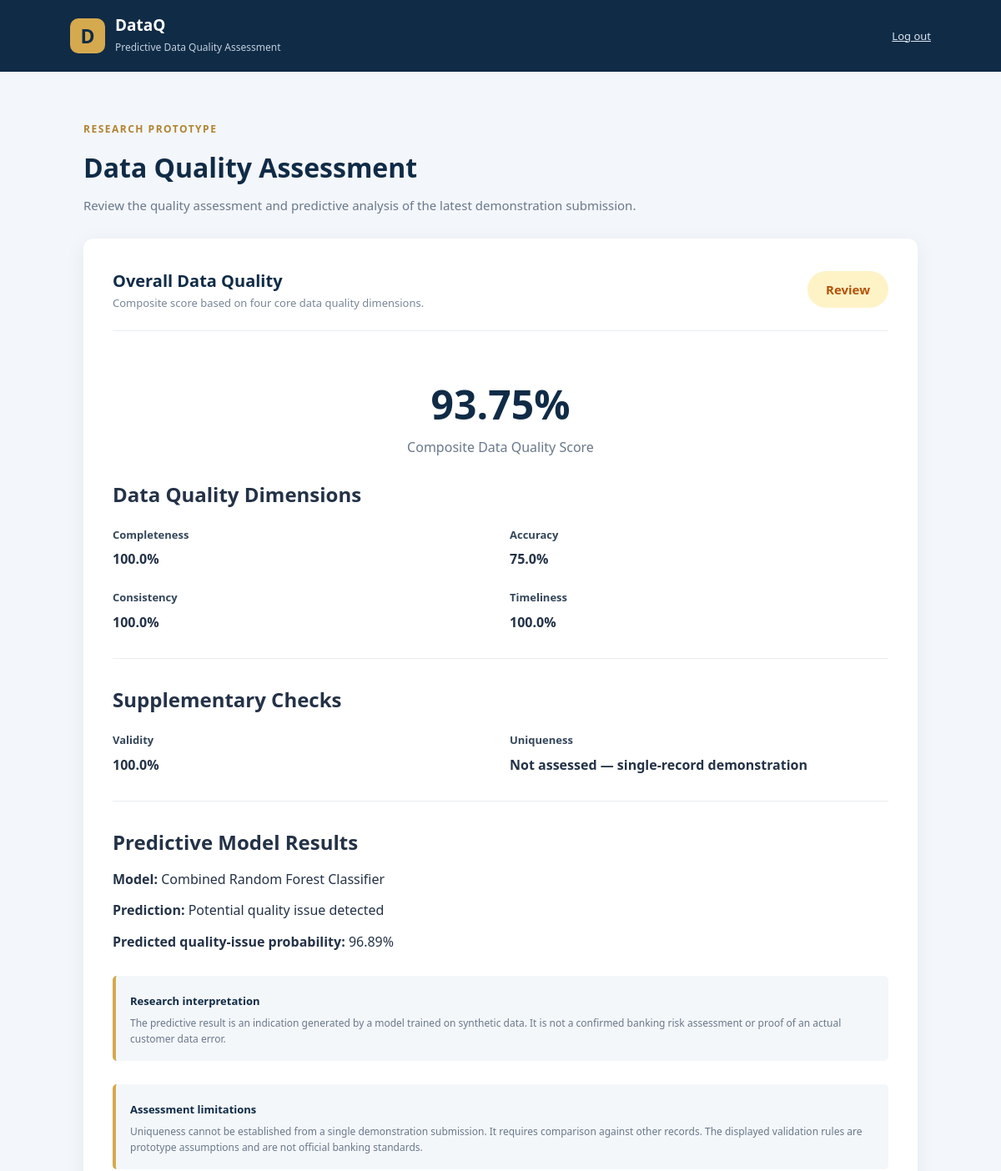
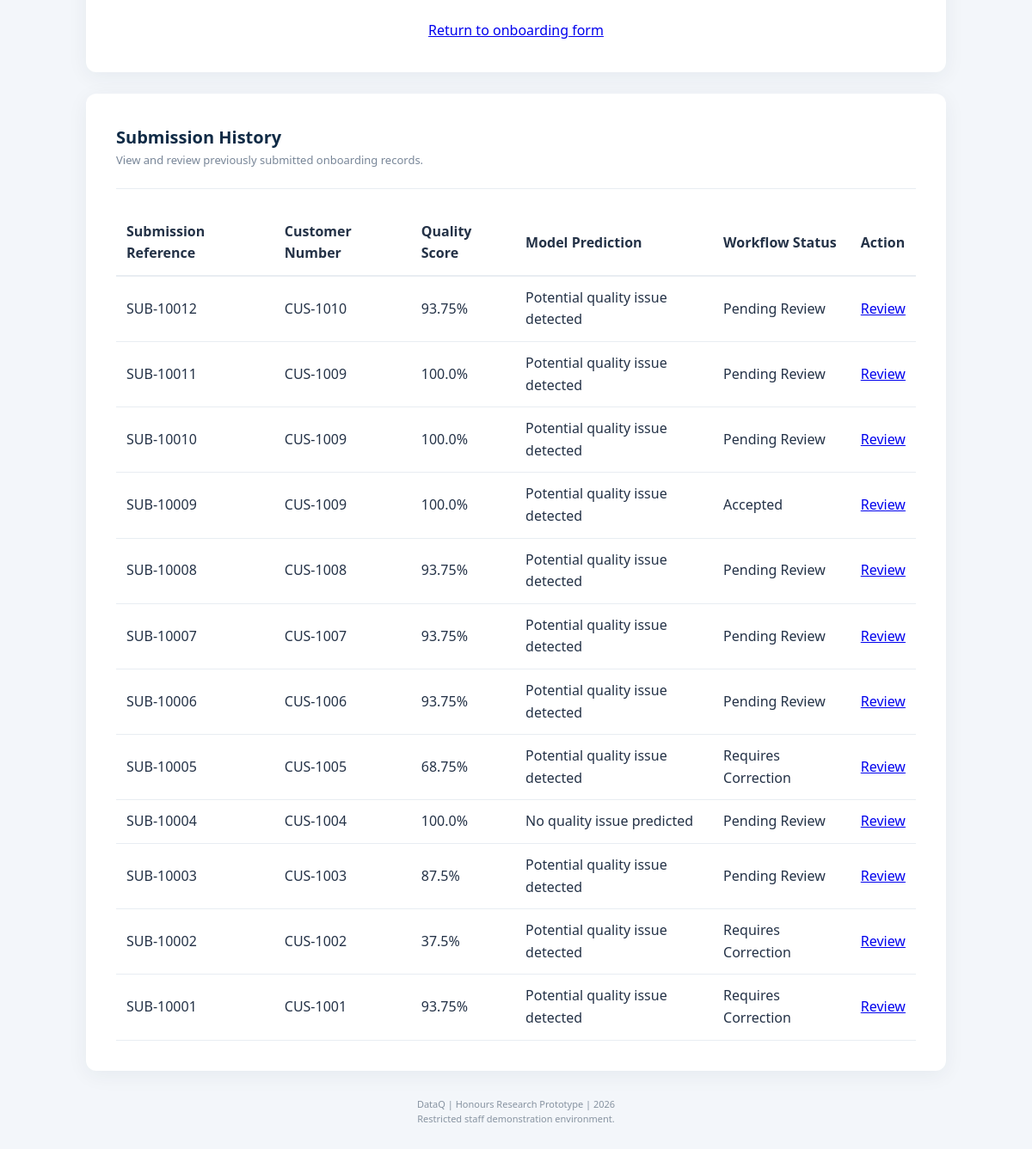
/dashboard (signed in), run on the app's committed database (2 pictures, top to bottom).
### prototype/app.py (models this page shows)
class Submission(db.Model):
    id = db.Column(db.Integer, primary_key=True)
    submission_reference = db.Column(
        db.String(40),
        unique=True,
        nullable=False
    )
    customer_id = db.Column(
        db.Integer,
        db.ForeignKey("customer.id"),
        nullable=False
    )
    onboarding_channel = db.Column(db.String(30))
    completeness = db.Column(db.Float)
    accuracy = db.Column(db.Float)
    consistency = db.Column(db.Float)
    timeliness = db.Column(db.Float)
    validity = db.Column(db.Float)
    composite_score = db.Column(db.Float)
    review_flag = db.Column(db.String(30))
    uniqueness_status = db.Column(db.String(100))
    model_prediction = db.Column(db.String(50))
    prediction_probability = db.Column(db.Float)
    workflow_status = db.Column(
        db.String(30),
        default="Pending Review",
        nullable=False
    )
    created_at = db.Column(
        db.DateTime,
        server_default=db.func.now()
    )
    customer = db.relationship(
        "Customer",
        back_populates="submissions"
    )
    staff_review = db.relationship(
        "StaffReview",
        back_populates="submission",
        uselist=False,
        cascade="all, delete-orphan"
    )

class Customer(db.Model):
    id = db.Column(db.Integer, primary_key=True)
    customer_number = db.Column(
        db.String(30),
        unique=True,
        nullable=False
    )
    customer_match_key = db.Column(
        db.String(64),
        unique=True,
        nullable=True
    )
    identification_document_type = db.Column(
    db.String(30),
    nullable=True
    )
    issuing_country = db.Column(
    db.String(100),
    nullable=True
    )
    full_name = db.Column(db.String(150), nullable=True)
    date_of_birth = db.Column(db.String(20))
    phone = db.Column(db.String(30))
    address = db.Column(db.String(250))
    occupation = db.Column(db.String(100))
    monthly_income = db.Column(db.Float)
    created_at = db.Column(
        db.DateTime,
        server_default=db.func.now()
    )
    submissions = db.relationship(
        "Submission",
        back_populates="customer",
        cascade="all, delete-orphan"
    )

### prototype/app.py (the view)
@app.route("/dashboard")
def dashboard():
    if not session.get("staff_authenticated"):
        return redirect(url_for("staff_login"))
    latest_submission = Submission.query.order_by(
        Submission.created_at.desc(),
        Submission.id.desc()
    ).first()
    if latest_submission is None:
        return (
            "No onboarding submissions have been recorded yet.",
            404
        )
    assessment = {
        "completeness": latest_submission.completeness,
        "accuracy": latest_submission.accuracy,
        "consistency": latest_submission.consistency,
        "timeliness": latest_submission.timeliness,
        "validity": latest_submission.validity,
        "composite": latest_submission.composite_score,
        "review_flag": latest_submission.review_flag,
        "uniqueness": latest_submission.uniqueness_status,
    }
    result = {
        "assessment": assessment,
        "prediction": latest_submission.model_prediction,
        "prediction_probability":
            latest_submission.prediction_probability,
        "customer_number":
            latest_submission.customer.customer_number,
        "submission_reference":
            latest_submission.submission_reference,
    }
    submissions = Submission.query.order_by(
        Submission.created_at.desc(),
        Submission.id.desc()
    ).all()
    return render_template(
        "dashboard.html",
        result=result,
        submissions=submissions
    )

### prototype/templates/dashboard.html (shortened to what this page needs)
<!DOCTYPE html>
<html lang="en">
<head>
    <link rel="stylesheet" href="{{ url_for('static', filename='css/style.css') }}">
</head>
<body>
<header class="topbar">
    <div class="brand">
        <div class="brand-icon">D</div>
        <div>
            <h2>DataQ</h2>
            <span>Predictive Data Quality Assessment</span>
        </div>
    </div>
    <a href="{{ url_for('logout') }}" class="secure-label">
        Log out
    </a>
</header>
<main class="page-container">
    <section class="intro">
        <span class="eyebrow">RESEARCH PROTOTYPE</span>
        <h1>Data Quality Assessment</h1>
        <p>
            Review the quality assessment and predictive analysis
            of the latest demonstration submission.
        </p>
    </section>
    <section class="form-card">
        <div class="form-heading">
            <div>
                <h2>Overall Data Quality</h2>
                <p>Composite score based on four core data quality dimensions.</p>
            </div>
            <span class="status-label {{ result.assessment.review_flag|lower }}">
               {{ result.assessment.review_flag }}
            </span>
        </div>
        <div style="text-align:center; padding:25px 0;">
            <div style="font-size:48px; font-weight:bold; color:#102b46;">
                {{ result.assessment.composite }}%
            </div>
            <p style="color:#69788b;">
                Composite Data Quality Score
            </p>
        </div>
        <h2 style="margin-bottom:18px;">Data Quality Dimensions</h2>
        <div class="form-grid">
            <div class="form-group">
                <label>Completeness</label>
                <strong>{{ result.assessment.completeness }}%</strong>
            </div>
            <div class="form-group">
                <label>Accuracy</label>
                <strong>{{ result.assessment.accuracy }}%</strong>
            </div>
            <div class="form-group">
                <label>Consistency</label>
                <strong>{{ result.assessment.consistency }}%</strong>
            </div>
            <div class="form-group">
                <label>Timeliness</label>
                <strong>{{ result.assessment.timeliness }}%</strong>
            </div>
        </div>
        <hr style="margin:30px 0; border:0; border-top:1px solid #e8edf2;">
        <h2 style="margin-bottom:18px;">Supplementary Checks</h2>
        <div class="form-grid">
            <div class="form-group">
                <label>Validity</label>
                <strong>{{ result.assessment.validity }}%</strong>
            </div>
            <div class="form-group">
                <label>Uniqueness</label>
                <strong>{{ result.assessment.uniqueness }}</strong>
            </div>
        </div>
        <hr style="margin:30px 0; border:0; border-top:1px solid #e8edf2;">
        <h2 style="margin-bottom:12px;">Predictive Model Results</h2>
        <p style="margin-bottom:12px;">
            <strong>Model:</strong> Combined Random Forest Classifier
        </p>
        <p style="margin-bottom:12px;">
            <strong>Prediction:</strong>
            {{ result.prediction }}
        </p>
        {% if result.prediction_probability is not none %}
        <p style="margin-bottom:12px;">
            <strong>Predicted quality-issue probability:</strong>
            {{ result.prediction_probability }}%
        </p>
        {% endif %}
        <div class="privacy-notice">
            <strong>Research interpretation</strong>
            <p>
                The predictive result is an indication generated by a
                model trained on synthetic data. It is not a confirmed
                banking risk assessment or proof of an actual customer
                data error.
            </p>
        </div>
        <div class="privacy-notice">
            <strong>Assessment limitations</strong>
            <p>
                Uniqueness cannot be established from a single
                demonstration submission. It requires comparison
                against other records. The displayed validation rules
                are prototype assumptions and are not official banking
                standards.
            </p>
        </div>
        <a href="{{ url_for('home') }}"
           style="display:block; text-align:center; margin-top:25px;">
            Return to onboarding form
        </a>
    </section>
    <section class="form-card" style="margin-top:25px;">
        <div class="form-heading">
            <div>
                <h2>Submission History</h2>
                <p>View and review previously submitted onboarding records.</p>
            </div>
        </div>
        {% if submissions %}
        <div style="overflow-x:auto;">
            <table style="width:100%; border-collapse:collapse; text-align:left;">
                <thead>
                    <tr style="border-bottom:2px solid #e8edf2;">
                        <th style="padding:12px;">Submission Reference</th>
                        <th style="padding:12px;">Customer Number</th>
                        <th style="padding:12px;">Quality Score</th>
                        <th style="padding:12px;">Model Prediction</th>
                        <th style="padding:12px;">Workflow Status</th>
                        <th style="padding:12px;">Action</th>
                    </tr>
                </thead>
                <tbody>
                    {% for submission in submissions %}
                    <tr style="border-bottom:1px solid #e8edf2;">
                        <td style="padding:12px;">
                            {{ submission.submission_reference }}
                        </td>
                        <td style="padding:12px;">
                            {{ submission.customer.customer_number }}
                        </td>
                        <td style="padding:12px;">
                            {{ submission.composite_score }}%
                        </td>
                        <td style="padding:12px;">
                            {{ submission.model_prediction }}
                        </td>
                        <td style="padding:12px;">
                            {{ submission.workflow_status }}
                        </td>
                        <td style="padding:12px;">
                            <a href="{{ url_for('review_submission', submission_id=submission.id) }}">
                                Review
                            </a>
                        </td>
                    </tr>
                    {% endfor %}
                </tbody>
            </table>
        </div>
        {% else %}
        <p>No submissions have been recorded yet.</p>
        {% endif %}
    </section>
    <footer>
        <p>DataQ | Honours Research Prototype | 2026</p>
        <p>Restricted staff demonstration environment.</p>
    </footer>
</main>
</body>
</html>

### prototype/static/css/style.css (style rules this page uses)
* { margin: 0; padding: 0; box-sizing: border-box; }
body { font-family: "Segoe UI", Arial, sans-serif; background: #f3f6fa; color: #243247; line-height: 1.6; }
.topbar { background: #102b46; color: white; padding: 18px 7%; display: flex; justify-content: space-between; align-items: center; }
.brand { display: flex; align-items: center; gap: 12px; }
.brand-icon { background: #d5a94e; color: #102b46; width: 42px; height: 42px; display: grid; place-items: center; border-radius: 10px; font-size: 23px; font-weight: bold; }
.brand h2 { font-size: 19px; line-height: 1.3; }
.brand span { color: #c3d0df; font-size: 12px; }
.secure-label { font-size: 13px; color: #dce7f2; }
.page-container { max-width: 1050px; margin: 55px auto; padding: 0 25px; }
.intro { margin-bottom: 28px; }
.eyebrow { color: #b18432; font-size: 12px; font-weight: 700; letter-spacing: 1.5px; }
.intro h1 { font-size: 32px; margin: 8px 0; color: #102b46; }
.intro p { color: #69788b; font-size: 15px; }
.form-card { background: white; padding: 35px; border-radius: 12px; box-shadow: 0 5px 25px rgba(16, 43, 70, 0.06); }
.form-heading { display: flex; justify-content: space-between; align-items: center; border-bottom: 1px solid #e8edf2; padding-bottom: 22px; margin-bottom: 25px; }
.form-heading h2 { font-size: 20px; color: #102b46; }
.form-heading p { font-size: 13px; color: #788698; }
.form-grid { display: grid; grid-template-columns: repeat(2, 1fr); gap: 22px; }
.form-group { display: flex; flex-direction: column; gap: 7px; }
.form-group label { font-size: 13px; font-weight: 600; color: #34465a; }
.privacy-notice { margin-top: 28px; padding: 17px; background: #f4f7fa; border-left: 4px solid #d5a94e; border-radius: 5px; }
.privacy-notice strong { font-size: 13px; color: #102b46; }
.privacy-notice p { font-size: 12px; color: #69788b; margin-top: 4px; }
footer { text-align: center; margin: 30px 0; color: #8793a1; font-size: 11px; }
.status-label { display: inline-block; padding: 10px 22px; border-radius: 25px; font-size: 15px; font-weight: 700; }
.status-label.review { background-color: #fef3c7; color: #b45309; }

### data on the page
Submission: assessment.review_flag "Review", assessment.composite "93.75", assessment.completeness "100.0", assessment.accuracy "75.0", assessment.consistency "100.0", assessment.timeliness "100.0", assessment.validity "100.0", assessment.uniqueness "Not assessed — single-record demonstration", prediction "Potential quality issue detected", prediction_probability "96.89", submission_reference "SUB-10012", customer.customer_number "CUS-1010", composite_score "93.75", model_prediction "Potential quality issue detected", workflow_status "Pending Review"
Submission: submission_reference "SUB-10011", customer.customer_number "CUS-1009", composite_score "100.0", model_prediction "Potential quality issue detected", workflow_status "Pending Review"
Submission: submission_reference "SUB-10010", customer.customer_number "CUS-1009", composite_score "100.0", model_prediction "Potential quality issue detected", workflow_status "Pending Review"
Submission: submission_reference "SUB-10009", customer.customer_number "CUS-1009", composite_score "100.0", model_prediction "Potential quality issue detected", workflow_status "Accepted"
Submission: submission_reference "SUB-10008", customer.customer_number "CUS-1008", composite_score "93.75", model_prediction "Potential quality issue detected", workflow_status "Pending Review"
Submission: submission_reference "SUB-10007", customer.customer_number "CUS-1007", composite_score "93.75", model_prediction "Potential quality issue detected", workflow_status "Pending Review"
Submission: submission_reference "SUB-10006", customer.customer_number "CUS-1006", composite_score "93.75", model_prediction "Potential quality issue detected", workflow_status "Pending Review"
Submission: submission_reference "SUB-10005", customer.customer_number "CUS-1005", composite_score "68.75", model_prediction "Potential quality issue detected", workflow_status "Requires Correction"
Submission: submission_reference "SUB-10004", customer.customer_number "CUS-1004", composite_score "100.0", model_prediction "No quality issue predicted", workflow_status "Pending Review"
Submission: submission_reference "SUB-10003", customer.customer_number "CUS-1003", composite_score "87.5", model_prediction "Potential quality issue detected", workflow_status "Pending Review"
Submission: submission_reference "SUB-10002", customer.customer_number "CUS-1002", composite_score "37.5", model_prediction "Potential quality issue detected", workflow_status "Requires Correction"
Submission: submission_reference "SUB-10001", customer.customer_number "CUS-1001", composite_score "93.75", model_prediction "Potential quality issue detected", workflow_status "Requires Correction"
